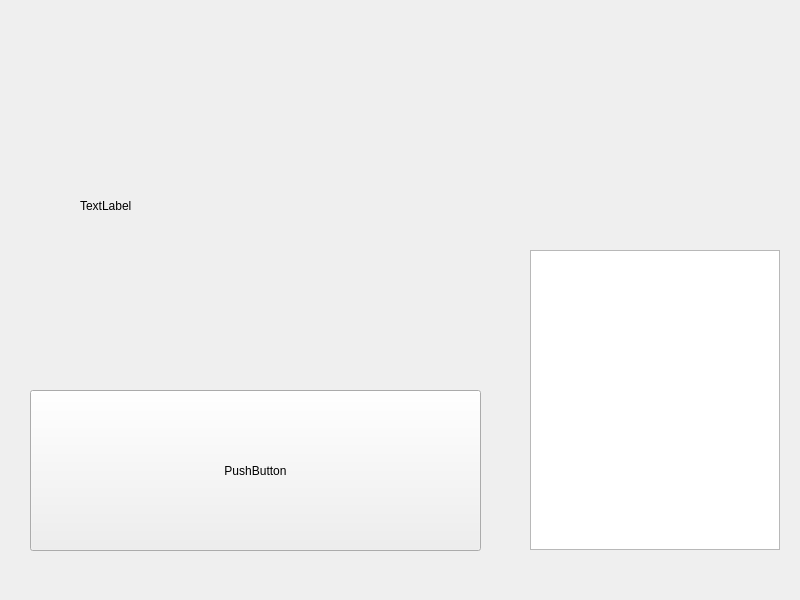
<?xml version="1.0" encoding="UTF-8"?>
<ui version="4.0">
 <class>ImageConfiguration</class>
 <widget class="QWidget" name="ImageConfiguration">
  <property name="geometry">
   <rect>
    <x>0</x>
    <y>0</y>
    <width>800</width>
    <height>600</height>
   </rect>
  </property>
  <property name="minimumSize">
   <size>
    <width>800</width>
    <height>600</height>
   </size>
  </property>
  <property name="maximumSize">
   <size>
    <width>800</width>
    <height>600</height>
   </size>
  </property>
  <property name="windowTitle">
   <string>ImageConfiguration</string>
  </property>
  <widget class="QLabel" name="label">
   <property name="geometry">
    <rect>
     <x>80</x>
     <y>90</y>
     <width>331</width>
     <height>231</height>
    </rect>
   </property>
   <property name="text">
    <string>TextLabel</string>
   </property>
  </widget>
  <widget class="QPushButton" name="pushButton">
   <property name="geometry">
    <rect>
     <x>30</x>
     <y>390</y>
     <width>451</width>
     <height>161</height>
    </rect>
   </property>
   <property name="text">
    <string>PushButton</string>
   </property>
  </widget>
  <widget class="QTextBrowser" name="textBrowser">
   <property name="geometry">
    <rect>
     <x>530</x>
     <y>250</y>
     <width>250</width>
     <height>300</height>
    </rect>
   </property>
   <property name="minimumSize">
    <size>
     <width>250</width>
     <height>300</height>
    </size>
   </property>
   <property name="maximumSize">
    <size>
     <width>250</width>
     <height>300</height>
    </size>
   </property>
  </widget>
 </widget>
 <resources/>
 <connections/>
</ui>
